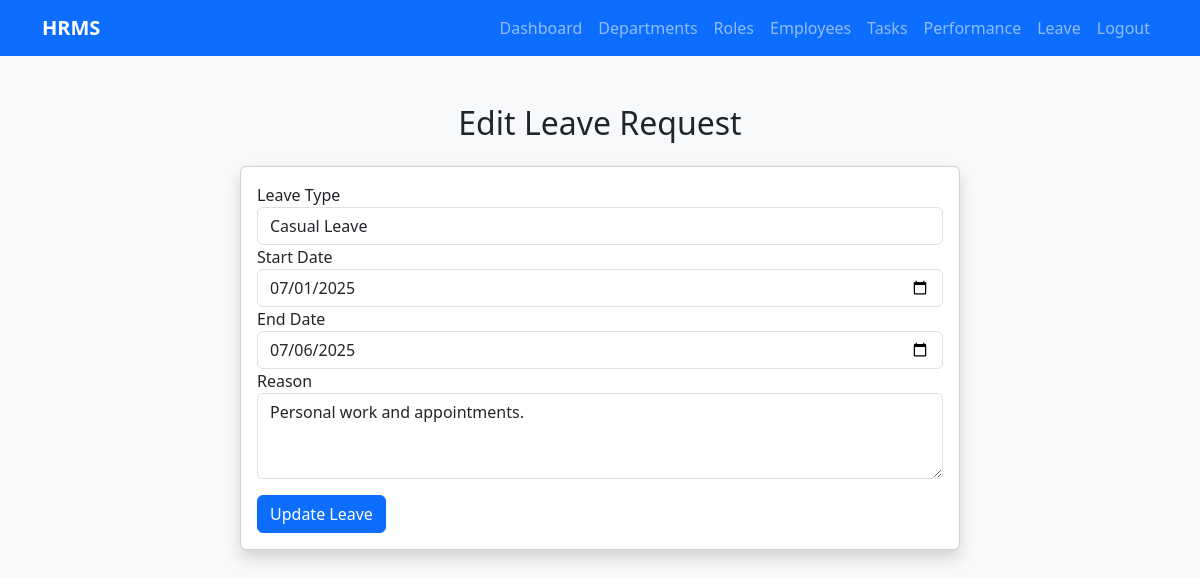
The page /departments/leave/edit/2/ (signed in) on the database its author committed.
### departments/models.py (models this page shows, shortened)
class LeaveRequest(models.Model):
    LEAVE_TYPE_CHOICES = [
        ('PL', 'Privilege Leave'),
        ('CL', 'Casual Leave'),
        ('SL', 'Sick Leave'),
        ('LWP', 'Leave Without Pay'),
    ]
    STATUS_CHOICES = [
        ('Pending', 'Pending'),
        ('Approved', 'Approved'),
        ('Rejected', 'Rejected'),
    ]
    employee = models.ForeignKey(CustomUser, on_delete=models.CASCADE, related_name='leaves')
    leave_type = models.CharField(max_length=4, choices=LEAVE_TYPE_CHOICES)
    reason = models.CharField(max_length=200)
    start_date = models.DateField()
    end_date = models.DateField()
    total_days = models.IntegerField()
    status = models.CharField(max_length=10, choices=STATUS_CHOICES, default='Pending')
    approved_by = models.ForeignKey(CustomUser, on_delete=models.SET_NULL, null=True, blank=True, related_name='approved_leaves')
    applied_at = models.DateTimeField(auto_now_add=True)
    updated_at = models.DateTimeField(auto_now=True)

### departments/views.py (the view)
# urls.py: path('leave/edit/<int:pk>/', views.edit_leave, name='edit_leave'),
@login_required
def edit_leave(request, pk):
    leave = get_object_or_404(LeaveRequest, pk=pk, employee=request.user)
    if leave.status != 'Pending':
        messages.warning(request, "You cannot edit leave after it is approved/rejected.")
        return redirect('leave_dashboard')
    if request.method == 'POST':
        form = LeaveRequestForm(request.POST, instance=leave)
        if form.is_valid():
            form.save()
            messages.success(request, "Leave updated successfully.")
            return redirect('leave_dashboard')
    else:
        form = LeaveRequestForm(instance=leave)
    return render(request, 'departments/edit_leave.html', {'form': form})

### departments/forms.py
class LeaveRequestForm(forms.ModelForm):
    class Meta:
        model = LeaveRequest
        fields = ['leave_type', 'start_date', 'end_date', 'reason']
        widgets = {
            'start_date': forms.DateInput(attrs={'type': 'date'}),
            'end_date': forms.DateInput(attrs={'type': 'date'}),
            'reason': forms.Textarea(attrs={'rows': 3}),
        }

### templates/departments/edit_leave.html (shortened to what this page needs)
{% extends 'departments/base.html' %}
{% load widget_tweaks %}
{% block content %}
<div class="container mt-5">
    <h2 class="text-center mb-4">Edit Leave Request</h2>
    <div class="row justify-content-center">
        <div class="col-md-8">
            <div class="card shadow">
                <div class="card-body">
                    <form method="post">
                        <div class="form-group">
                            <label for="leave_type">Leave Type</label>
                            {{ form.leave_type|add_class:"form-control" }}
                        </div>
                        <div class="form-group">
                            <label for="start_date">Start Date</label>
                            {{ form.start_date|add_class:"form-control" }}
                        </div>
                        <div class="form-group">
                            <label for="end_date">End Date</label>
                            {{ form.end_date|add_class:"form-control" }}
                        </div>
                        <div class="form-group">
                            <label for="reason">Reason</label>
                            {{ form.reason|add_class:"form-control" }}
                        </div>
                        <button type="submit" class="btn btn-primary mt-3">Update Leave</button>
                    </form>
                </div>
            </div>
        </div>
    </div>
</div>
{% endblock %}

### templates/departments/base.html (style rules this page uses)
body { background-color: #f8f9fa; }

### rows shown on the page
LeaveRequest: leave_type "Casual Leave", start_date "07/01/2025", end_date "07/06/2025", reason "Personal work and appointments."
